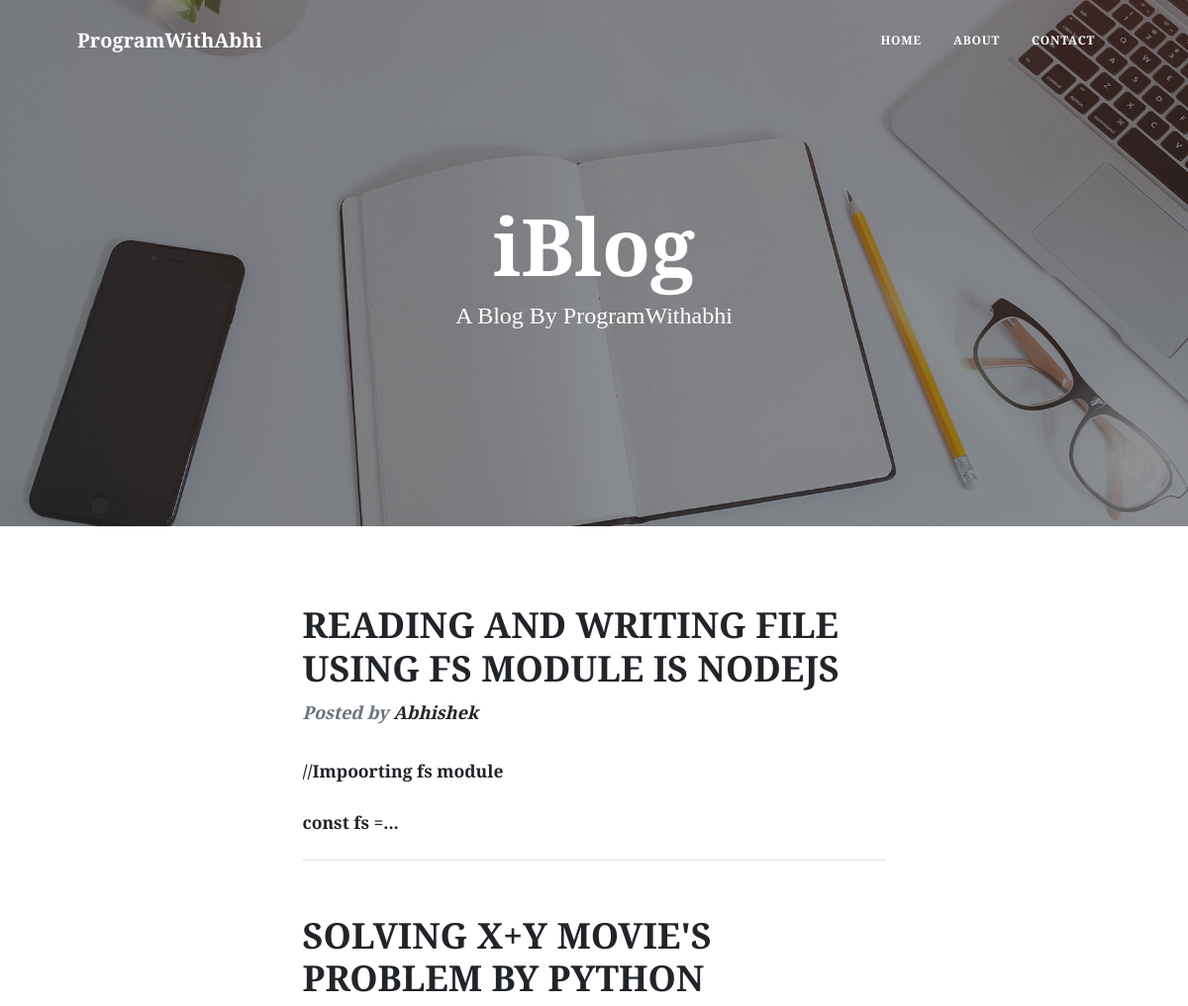
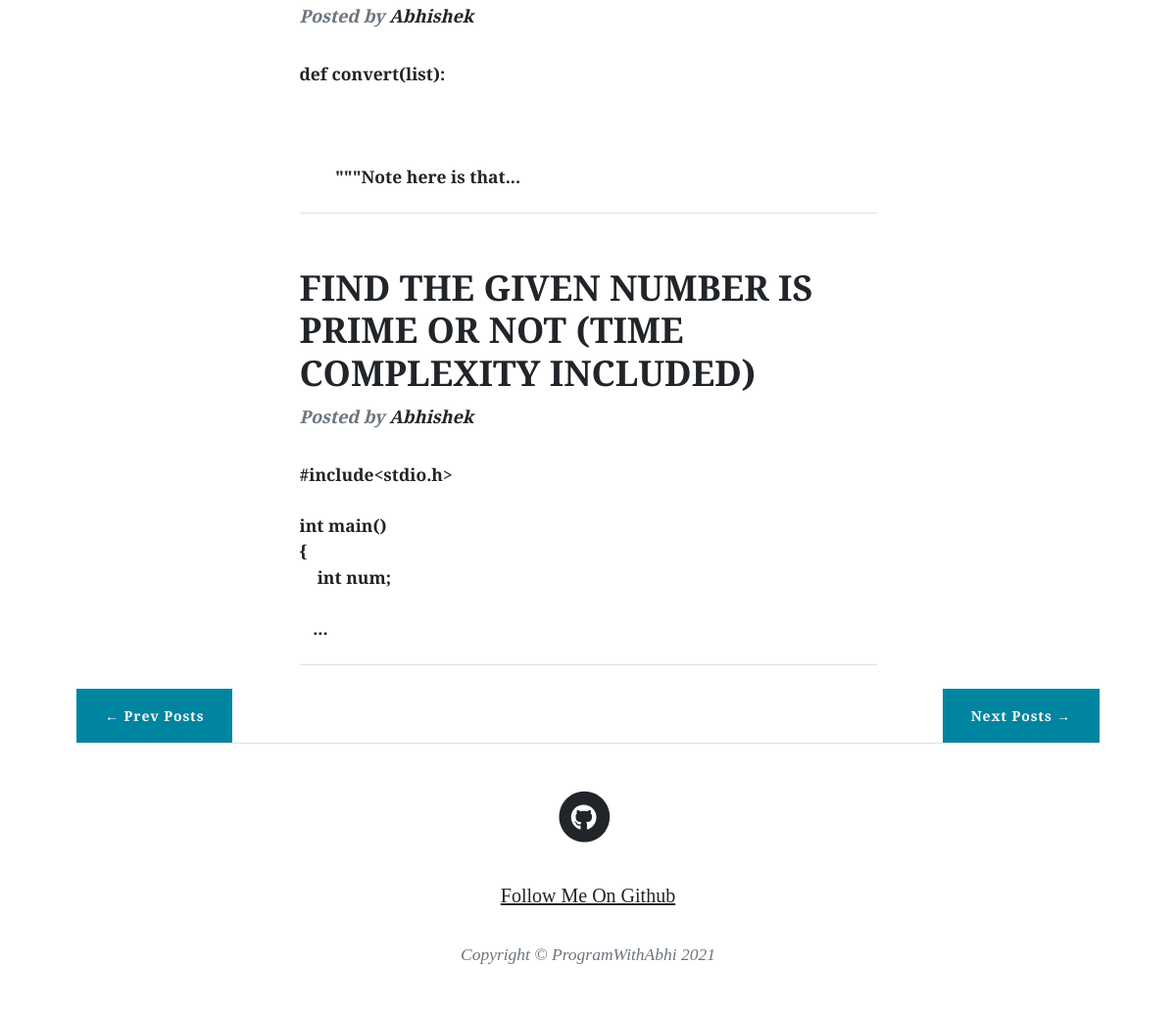
The page / on the database its author committed (2 pictures, top to bottom).
### app.py (models this page shows, shortened)
class Posts(db.Model):
    sno = db.Column(db.Integer, primary_key=True)
    title = db.Column(db.String(100), nullable=False)
    slug = db.Column(db.String(30),nullable=True)
    content = db.Column(db.String(100),nullable=False)
    date = db.Column(db.String(12), nullable=True)

### app.py (the view)
@app.route("/",methods =['GET'])
def home():
    posts = Posts.query.all()
    last = math.ceil(len(posts)/3)
    page = request.args.get('page')
    if (not str(page).isnumeric()):
        page = 1
    page = int(page)
    posts = posts[(page-1)*3:(page-1) * 3 + 3]
    if page==1:
        prev = "#"
        next = "/?page="+ str(page+1)
    elif page==last:
        prev = "/?page="+ str(page-1)
        next = "#"
    else:
        prev = "/?page="+ str(page-1)
        next = "/?page="+ str(page+1)
    return render_template('index.html',posts=posts, prev=prev, next=next)

### templates/index.html (shortened to what this page needs)
{% extends 'base.html' %}
{% block body %}
<header class="masthead" style="background-image: url('static/assets/img/home-bg.jpg')">
    <div class="container position-relative px-4 px-lg-5">
        <div class="row gx-4 gx-lg-5 justify-content-center">
            <div class="col-md-10 col-lg-8 col-xl-7">
                <div class="site-heading">
                    <h1>iBlog</h1>
                    <span class="subheading">A Blog By ProgramWithabhi</span>
                </div>
            </div>
        </div>
    </div>
</header>
<div class="container px-4 px-lg-5">
    <div class="row gx-4 gx-lg-5 justify-content-center">
        {% for post in posts %}
        <div class="col-md-10 col-lg-8 col-xl-7">
            <div class="post-preview">
                <a href="/post/{{post.slug}}">
                    <h2 class="post-title">{{post.title}}</h2>
                </a>
                <p class="post-meta">
                    Posted by
                    <a href="/about">Abhishek</a>
                </p>
                <a href="/post/{{post.slug}}">
                    <pre>{{post.content|truncate(60)}}</pre>
                </a>
            </div>
            <hr class="my-4" />
        </div>
        {% endfor %}
        <div class="clearfix text-center">
            <a class="btn btn-primary"style="float:left;" href="{{prev}}">&larr; Prev Posts</a>
            <a class="btn btn-primary" style="float:right;" href="{{next}}">Next Posts &rarr;</a>
        </div>
    </div>
    {% endblock body %}

### templates/base.html (shortened to what this page needs)
<!DOCTYPE html>
<html lang="en">
<head>
    <link href="/static//css/styles.css" rel="stylesheet" />
</head>
<body>
    <nav class="navbar navbar-expand-lg navbar-light" id="mainNav">
        <div class="container px-4 px-lg-5">
            <a class="navbar-brand" href="/">ProgramWithAbhi</a>
            <div class="collapse navbar-collapse" id="navbarResponsive">
                <ul class="navbar-nav ms-auto py-4 py-lg-0">
                    <li class="nav-item"><a class="nav-link px-lg-3 py-3 py-lg-4" href="/">Home</a></li>
                    <li class="nav-item"><a class="nav-link px-lg-3 py-3 py-lg-4" href="/about">About</a></li>
                    <li class="nav-item"><a class="nav-link px-lg-3 py-3 py-lg-4" href="/contact">Contact</a></li>
                </ul>
            </div>
        </div>
    </nav>
<b>{% block body %}
{% endblock body %}</b>
    <footer class="border-top">
        <div class="container px-4 px-lg-5">
            <div class="row gx-4 gx-lg-5 justify-content-center">
                <div class="col-md-10 col-lg-8 col-xl-7">
                    <ul class="list-inline text-center">
                        <li class="list-inline-item">
                            <a href="https://github.com/abhishek17183" target="_blank">
                                <span class="fa-stack fa-lg">
                                    <i class="fas fa-circle fa-stack-2x"></i>
                                    <i class="fab fa-github fa-stack-1x fa-inverse"></i>
                                    <li><p>Follow Me On Github</p></li>
                                </span>
                            </a>
                        </li>
                    </ul>
                    <div class="small text-center text-muted fst-italic">Copyright &copy; ProgramWithAbhi 2021</div>
                </div>
            </div>
        </div>
    </footer>
</body>
</html>

### rows shown on the page
Posts: title "READING AND WRITING FILE USING FS MODULE IS NODEJS", content "//Impoorting fs module const fs =..."
Posts: title "SOLVING X+Y MOVIE'S PROBLEM BY PYTHON", content "def convert(list): \"\"\"Note here is that..."
Posts: title "FIND THE GIVEN NUMBER IS PRIME OR NOT (TIME COMPLEXITY INCLUDED)", content "#include<stdio.h> int main() { int num; ..."
